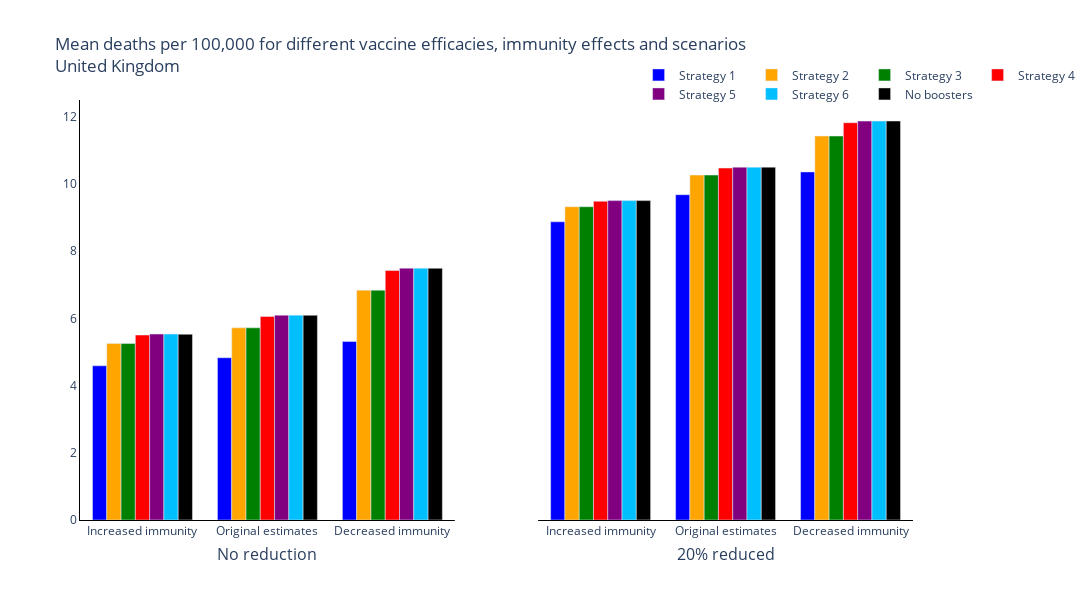
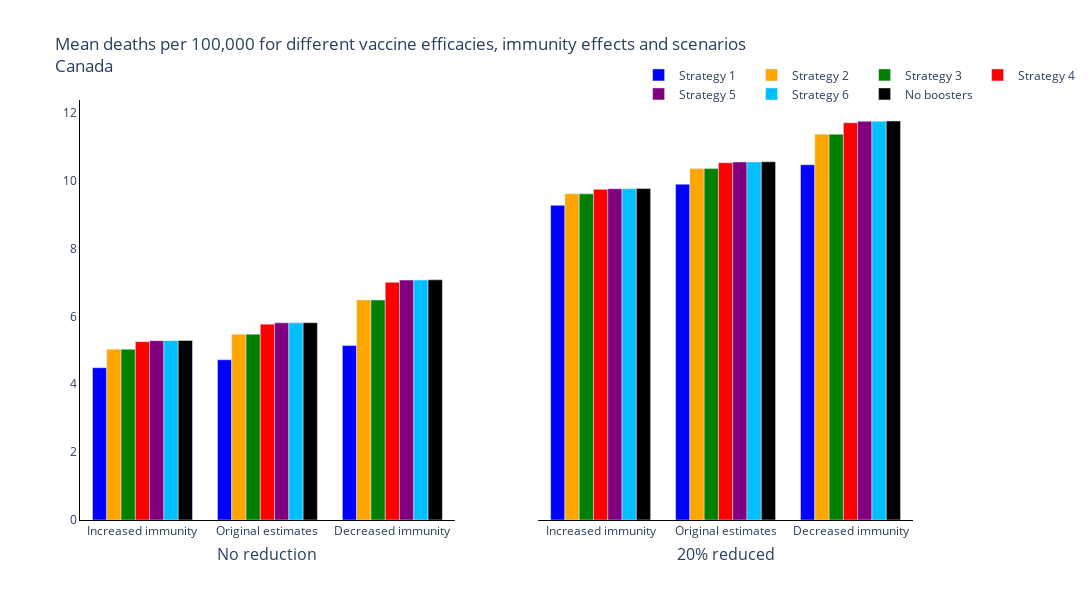
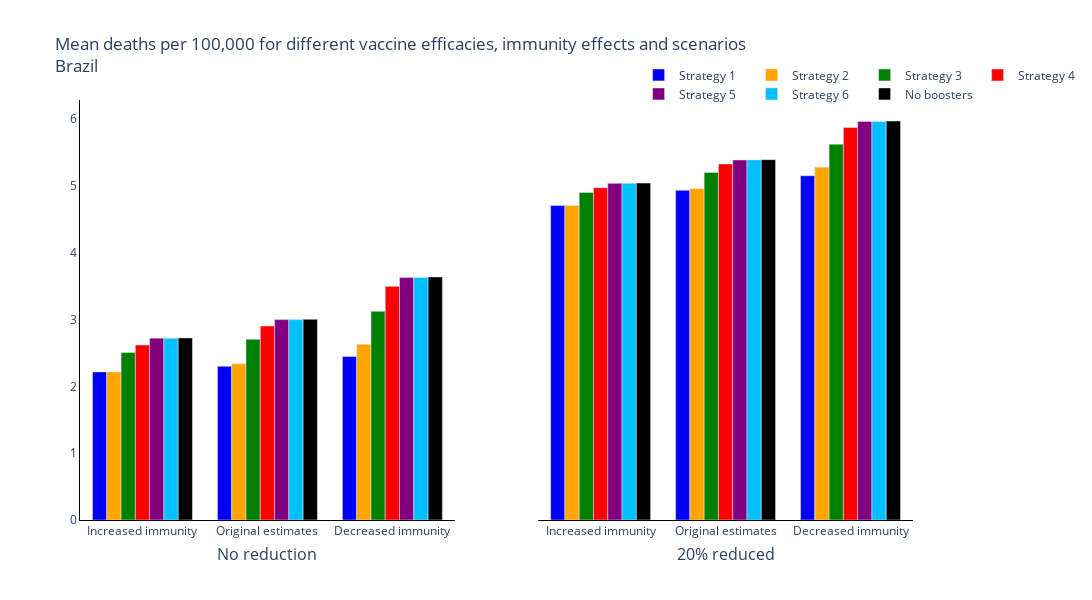
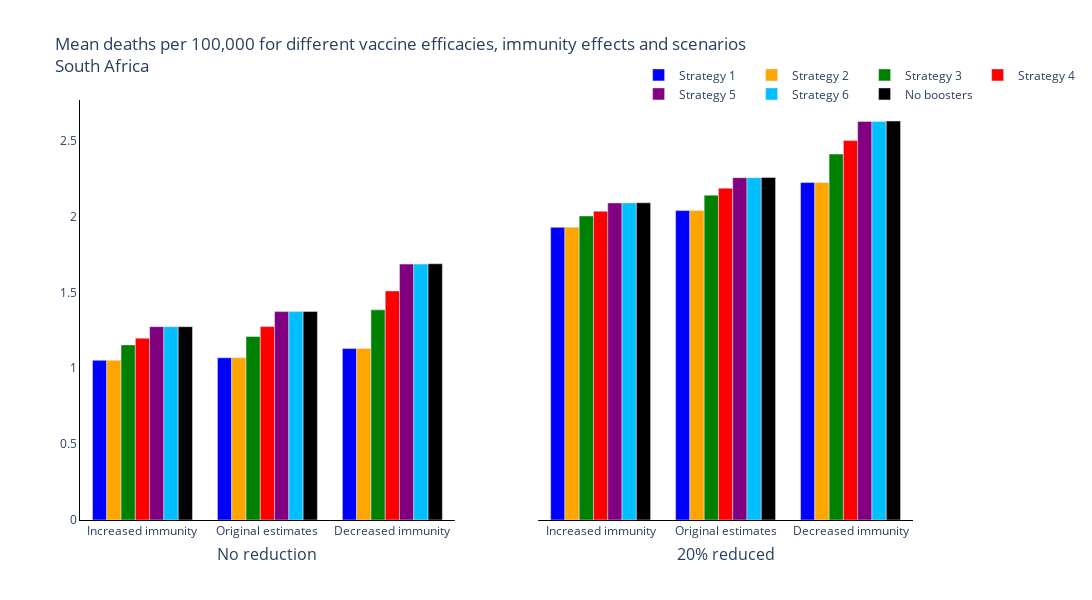

Here is the notebook cell these charts were saved with, in order:
### Code cell
new_colours = ['blue', 'orange', 'green', 'red', 'purple', 'deepskyblue', 'black']

trace_name = ['Strategy {}'.format(s+1) for s, scenario in enumerate(scenario_names[:-1])] + [scenario_names[-1]]

for r, reg in enumerate(regions):
    fig = go.Figure()
    fig = make_subplots(
        rows=1, cols=len(changes_vaccine), shared_yaxes=True,
        subplot_titles=tuple('{:.0f}% reduced'.format(100 * change_vacc) if change_vacc!=0 else 'No reduction' for change_vacc in changes_vaccine))
    # Plot for each region
    for cv, change_vacc in enumerate(changes_vaccine):
        if cv == 0:
            for s, scenario in enumerate(scenario_names):
                fig.add_trace(
                    go.Bar(
                        y=[np.sum(total_new_deaths_mean[r][cv, ss-1, s, :]) for ss in new_seroprevalance_scenarios_indeces],
                        x=['{}<br>'.format(sero_scen) for sero_scen in new_seroprevalance_scenarios],
                        name=trace_name[s],
                        marker_color=new_colours[s]
                    ),
                    row=1,
                    col=cv+1
                )

        else:
            for s, scenario in enumerate(scenario_names):
                fig.add_trace(
                    go.Bar(
                        y=[np.sum(total_new_deaths_mean[r][cv, ss-1, s, :]) for ss in new_seroprevalance_scenarios_indeces],
                        x=['{}<br>'.format(sero_scen) for sero_scen in new_seroprevalance_scenarios],
                        name=trace_name[s],
                        marker_color=new_colours[s],
                        showlegend=False,
                    ),
                    row=1,
                    col=cv+1
                )

    # Add axis labels
    fig.update_layout(
        boxmode='group',
        title='Mean deaths per 100,000 for different vaccine efficacies, immunity effects and scenarios<br>{}'.format(reg),
        width=1100,
        height=600,
        plot_bgcolor='white',
        xaxis=dict(linecolor='black'),
        yaxis=dict(linecolor='black'),
        xaxis2=dict(linecolor='black'),
        yaxis2=dict(visible=False),
        hovermode='x unified',
        legend=dict(
                orientation="h",
                yanchor="bottom",
                y=0.98,
                xanchor="right",
                x=1.2
            )
        )
    
    for annotation in fig['layout']['annotations']: 
        annotation['yanchor']='top'
        annotation['y']=-0.05
        annotation['yref']='paper'

    fig.write_image('images/report4_variant_adapted_vaccine/Deaths per Scenario and Vaccine Type {}.pdf'.format(reg))
    fig.show()

### Figure 1 — Plotly figure (JSON) as saved in the notebook; plotly's stock layout.template omitted (floating-point values rounded to 4 significant figures)
{"data": [{"marker": {"color": "blue"}, "name": "Strategy 1", "type": "bar", "x": ["Increased immunity<br>", "Original estimates<br>", "Decreased immunity<br>"], "xaxis": "x", "y": [4.589, 4.828, 5.312], "yaxis": "y"}, {"marker": {"color": "orange"}, "name": "Strategy 2", "type": "bar", "x": ["Increased immunity<br>", "Original estimates<br>", "Decreased immunity<br>"], "xaxis": "x", "y": [5.25, 5.719, 6.838], "yaxis": "y"}, {"marker": {"color": "green"}, "name": "Strategy 3", "type": "bar", "x": ["Increased immunity<br>", "Original estimates<br>", "Decreased immunity<br>"], "xaxis": "x", "y": [5.25, 5.719, 6.838], "yaxis": "y"}, {"marker": {"color": "red"}, "name": "Strategy 4", "type": "bar", "x": ["Increased immunity<br>", "Original estimates<br>", "Decreased immunity<br>"], "xaxis": "x", "y": [5.503, 6.055, 7.424], "yaxis": "y"}, {"marker": {"color": "purple"}, "name": "Strategy 5", "type": "bar", "x": ["Increased immunity<br>", "Original estimates<br>", "Decreased immunity<br>"], "xaxis": "x", "y": [5.533, 6.095, 7.493], "yaxis": "y"}, {"marker": {"color": "deepskyblue"}, "name": "Strategy 6", "type": "bar", "x": ["Increased immunity<br>", "Original estimates<br>", "Decreased immunity<br>"], "xaxis": "x", "y": [5.533, 6.095, 7.493], "yaxis": "y"}, {"marker": {"color": "black"}, "name": "No boosters", "type": "bar", "x": ["Increased immunity<br>", "Original estimates<br>", "Decreased immunity<br>"], "xaxis": "x", "y": [5.528, 6.092, 7.491], "yaxis": "y"}, {"marker": {"color": "blue"}, "name": "Strategy 1", "showlegend": false, "type": "bar", "x": ["Increased immunity<br>", "Original estimates<br>", "Decreased immunity<br>"], "xaxis": "x2", "y": [8.874, 9.68, 10.36], "yaxis": "y2"}, {"marker": {"color": "orange"}, "name": "Strategy 2", "showlegend": false, "type": "bar", "x": ["Increased immunity<br>", "Original estimates<br>", "Decreased immunity<br>"], "xaxis": "x2", "y": [9.322, 10.26, 11.43], "yaxis": "y2"}, {"marker": {"color": "green"}, "name": "Strategy 3", "showlegend": false, "type": "bar", "x": ["Increased immunity<br>", "Original estimates<br>", "Decreased immunity<br>"], "xaxis": "x2", "y": [9.322, 10.26, 11.43], "yaxis": "y2"}, {"marker": {"color": "red"}, "name": "Strategy 4", "showlegend": false, "type": "bar", "x": ["Increased immunity<br>", "Original estimates<br>", "Decreased immunity<br>"], "xaxis": "x2", "y": [9.484, 10.47, 11.82], "yaxis": "y2"}, {"marker": {"color": "purple"}, "name": "Strategy 5", "showlegend": false, "type": "bar", "x": ["Increased immunity<br>", "Original estimates<br>", "Decreased immunity<br>"], "xaxis": "x2", "y": [9.504, 10.5, 11.87], "yaxis": "y2"}, {"marker": {"color": "deepskyblue"}, "name": "Strategy 6", "showlegend": false, "type": "bar", "x": ["Increased immunity<br>", "Original estimates<br>", "Decreased immunity<br>"], "xaxis": "x2", "y": [9.504, 10.5, 11.87], "yaxis": "y2"}, {"marker": {"color": "black"}, "name": "No boosters", "showlegend": false, "type": "bar", "x": ["Increased immunity<br>", "Original estimates<br>", "Decreased immunity<br>"], "xaxis": "x2", "y": [9.504, 10.5, 11.87], "yaxis": "y2"}], "layout": {"annotations": [{"font": {"size": 16}, "showarrow": false, "text": "No reduction", "x": 0.225, "xanchor": "center", "xref": "paper", "y": -0.05, "yanchor": "top", "yref": "paper"}, {"font": {"size": 16}, "showarrow": false, "text": "20% reduced", "x": 0.775, "xanchor": "center", "xref": "paper", "y": -0.05, "yanchor": "top", "yref": "paper"}], "boxmode": "group", "height": 600, "hovermode": "x unified", "legend": {"orientation": "h", "x": 1.2, "xanchor": "right", "y": 0.98, "yanchor": "bottom"}, "plot_bgcolor": "white", "title": {"text": "Mean deaths per 100,000 for different vaccine efficacies, immunity effects and scenarios<br>United Kingdom"}, "width": 1100, "xaxis": {"anchor": "y", "domain": [0, 0.45], "linecolor": "black"}, "xaxis2": {"anchor": "y2", "domain": [0.55, 1], "linecolor": "black"}, "yaxis": {"anchor": "x", "domain": [0, 1], "linecolor": "black"}, "yaxis2": {"anchor": "x2", "domain": [0, 1], "matches": "y", "showticklabels": false, "visible": false}}}

### Figure 2 — Plotly figure (JSON) as saved in the notebook; plotly's stock layout.template omitted (floating-point values rounded to 4 significant figures)
{"data": [{"marker": {"color": "blue"}, "name": "Strategy 1", "type": "bar", "x": ["Increased immunity<br>", "Original estimates<br>", "Decreased immunity<br>"], "xaxis": "x", "y": [4.488, 4.722, 5.14], "yaxis": "y"}, {"marker": {"color": "orange"}, "name": "Strategy 2", "type": "bar", "x": ["Increased immunity<br>", "Original estimates<br>", "Decreased immunity<br>"], "xaxis": "x", "y": [5.03, 5.475, 6.484], "yaxis": "y"}, {"marker": {"color": "green"}, "name": "Strategy 3", "type": "bar", "x": ["Increased immunity<br>", "Original estimates<br>", "Decreased immunity<br>"], "xaxis": "x", "y": [5.03, 5.475, 6.484], "yaxis": "y"}, {"marker": {"color": "red"}, "name": "Strategy 4", "type": "bar", "x": ["Increased immunity<br>", "Original estimates<br>", "Decreased immunity<br>"], "xaxis": "x", "y": [5.256, 5.771, 7.004], "yaxis": "y"}, {"marker": {"color": "purple"}, "name": "Strategy 5", "type": "bar", "x": ["Increased immunity<br>", "Original estimates<br>", "Decreased immunity<br>"], "xaxis": "x", "y": [5.286, 5.809, 7.07], "yaxis": "y"}, {"marker": {"color": "deepskyblue"}, "name": "Strategy 6", "type": "bar", "x": ["Increased immunity<br>", "Original estimates<br>", "Decreased immunity<br>"], "xaxis": "x", "y": [5.286, 5.809, 7.07], "yaxis": "y"}, {"marker": {"color": "black"}, "name": "No boosters", "type": "bar", "x": ["Increased immunity<br>", "Original estimates<br>", "Decreased immunity<br>"], "xaxis": "x", "y": [5.29, 5.814, 7.077], "yaxis": "y"}, {"marker": {"color": "blue"}, "name": "Strategy 1", "showlegend": false, "type": "bar", "x": ["Increased immunity<br>", "Original estimates<br>", "Decreased immunity<br>"], "xaxis": "x2", "y": [9.271, 9.893, 10.47], "yaxis": "y2"}, {"marker": {"color": "orange"}, "name": "Strategy 2", "showlegend": false, "type": "bar", "x": ["Increased immunity<br>", "Original estimates<br>", "Decreased immunity<br>"], "xaxis": "x2", "y": [9.61, 10.35, 11.37], "yaxis": "y2"}, {"marker": {"color": "green"}, "name": "Strategy 3", "showlegend": false, "type": "bar", "x": ["Increased immunity<br>", "Original estimates<br>", "Decreased immunity<br>"], "xaxis": "x2", "y": [9.61, 10.35, 11.37], "yaxis": "y2"}, {"marker": {"color": "red"}, "name": "Strategy 4", "showlegend": false, "type": "bar", "x": ["Increased immunity<br>", "Original estimates<br>", "Decreased immunity<br>"], "xaxis": "x2", "y": [9.743, 10.53, 11.71], "yaxis": "y2"}, {"marker": {"color": "purple"}, "name": "Strategy 5", "showlegend": false, "type": "bar", "x": ["Increased immunity<br>", "Original estimates<br>", "Decreased immunity<br>"], "xaxis": "x2", "y": [9.761, 10.55, 11.75], "yaxis": "y2"}, {"marker": {"color": "deepskyblue"}, "name": "Strategy 6", "showlegend": false, "type": "bar", "x": ["Increased immunity<br>", "Original estimates<br>", "Decreased immunity<br>"], "xaxis": "x2", "y": [9.761, 10.55, 11.75], "yaxis": "y2"}, {"marker": {"color": "black"}, "name": "No boosters", "showlegend": false, "type": "bar", "x": ["Increased immunity<br>", "Original estimates<br>", "Decreased immunity<br>"], "xaxis": "x2", "y": [9.766, 10.55, 11.76], "yaxis": "y2"}], "layout": {"annotations": [{"font": {"size": 16}, "showarrow": false, "text": "No reduction", "x": 0.225, "xanchor": "center", "xref": "paper", "y": -0.05, "yanchor": "top", "yref": "paper"}, {"font": {"size": 16}, "showarrow": false, "text": "20% reduced", "x": 0.775, "xanchor": "center", "xref": "paper", "y": -0.05, "yanchor": "top", "yref": "paper"}], "boxmode": "group", "height": 600, "hovermode": "x unified", "legend": {"orientation": "h", "x": 1.2, "xanchor": "right", "y": 0.98, "yanchor": "bottom"}, "plot_bgcolor": "white", "title": {"text": "Mean deaths per 100,000 for different vaccine efficacies, immunity effects and scenarios<br>Canada"}, "width": 1100, "xaxis": {"anchor": "y", "domain": [0, 0.45], "linecolor": "black"}, "xaxis2": {"anchor": "y2", "domain": [0.55, 1], "linecolor": "black"}, "yaxis": {"anchor": "x", "domain": [0, 1], "linecolor": "black"}, "yaxis2": {"anchor": "x2", "domain": [0, 1], "matches": "y", "showticklabels": false, "visible": false}}}

### Figure 3 — Plotly figure (JSON) as saved in the notebook; plotly's stock layout.template omitted (floating-point values rounded to 4 significant figures)
{"data": [{"marker": {"color": "blue"}, "name": "Strategy 1", "type": "bar", "x": ["Increased immunity<br>", "Original estimates<br>", "Decreased immunity<br>"], "xaxis": "x", "y": [2.216, 2.3, 2.446], "yaxis": "y"}, {"marker": {"color": "orange"}, "name": "Strategy 2", "type": "bar", "x": ["Increased immunity<br>", "Original estimates<br>", "Decreased immunity<br>"], "xaxis": "x", "y": [2.216, 2.337, 2.63], "yaxis": "y"}, {"marker": {"color": "green"}, "name": "Strategy 3", "type": "bar", "x": ["Increased immunity<br>", "Original estimates<br>", "Decreased immunity<br>"], "xaxis": "x", "y": [2.507, 2.703, 3.123], "yaxis": "y"}, {"marker": {"color": "red"}, "name": "Strategy 4", "type": "bar", "x": ["Increased immunity<br>", "Original estimates<br>", "Decreased immunity<br>"], "xaxis": "x", "y": [2.618, 2.902, 3.497], "yaxis": "y"}, {"marker": {"color": "purple"}, "name": "Strategy 5", "type": "bar", "x": ["Increased immunity<br>", "Original estimates<br>", "Decreased immunity<br>"], "xaxis": "x", "y": [2.721, 2.998, 3.629], "yaxis": "y"}, {"marker": {"color": "deepskyblue"}, "name": "Strategy 6", "type": "bar", "x": ["Increased immunity<br>", "Original estimates<br>", "Decreased immunity<br>"], "xaxis": "x", "y": [2.721, 2.998, 3.629], "yaxis": "y"}, {"marker": {"color": "black"}, "name": "No boosters", "type": "bar", "x": ["Increased immunity<br>", "Original estimates<br>", "Decreased immunity<br>"], "xaxis": "x", "y": [2.725, 3.002, 3.636], "yaxis": "y"}, {"marker": {"color": "blue"}, "name": "Strategy 1", "showlegend": false, "type": "bar", "x": ["Increased immunity<br>", "Original estimates<br>", "Decreased immunity<br>"], "xaxis": "x2", "y": [4.704, 4.933, 5.15], "yaxis": "y2"}, {"marker": {"color": "orange"}, "name": "Strategy 2", "showlegend": false, "type": "bar", "x": ["Increased immunity<br>", "Original estimates<br>", "Decreased immunity<br>"], "xaxis": "x2", "y": [4.704, 4.957, 5.279], "yaxis": "y2"}, {"marker": {"color": "green"}, "name": "Strategy 3", "showlegend": false, "type": "bar", "x": ["Increased immunity<br>", "Original estimates<br>", "Decreased immunity<br>"], "xaxis": "x2", "y": [4.9, 5.201, 5.623], "yaxis": "y2"}, {"marker": {"color": "red"}, "name": "Strategy 4", "showlegend": false, "type": "bar", "x": ["Increased immunity<br>", "Original estimates<br>", "Decreased immunity<br>"], "xaxis": "x2", "y": [4.971, 5.326, 5.874], "yaxis": "y2"}, {"marker": {"color": "purple"}, "name": "Strategy 5", "showlegend": false, "type": "bar", "x": ["Increased immunity<br>", "Original estimates<br>", "Decreased immunity<br>"], "xaxis": "x2", "y": [5.037, 5.387, 5.964], "yaxis": "y2"}, {"marker": {"color": "deepskyblue"}, "name": "Strategy 6", "showlegend": false, "type": "bar", "x": ["Increased immunity<br>", "Original estimates<br>", "Decreased immunity<br>"], "xaxis": "x2", "y": [5.037, 5.387, 5.964], "yaxis": "y2"}, {"marker": {"color": "black"}, "name": "No boosters", "showlegend": false, "type": "bar", "x": ["Increased immunity<br>", "Original estimates<br>", "Decreased immunity<br>"], "xaxis": "x2", "y": [5.04, 5.391, 5.97], "yaxis": "y2"}], "layout": {"annotations": [{"font": {"size": 16}, "showarrow": false, "text": "No reduction", "x": 0.225, "xanchor": "center", "xref": "paper", "y": -0.05, "yanchor": "top", "yref": "paper"}, {"font": {"size": 16}, "showarrow": false, "text": "20% reduced", "x": 0.775, "xanchor": "center", "xref": "paper", "y": -0.05, "yanchor": "top", "yref": "paper"}], "boxmode": "group", "height": 600, "hovermode": "x unified", "legend": {"orientation": "h", "x": 1.2, "xanchor": "right", "y": 0.98, "yanchor": "bottom"}, "plot_bgcolor": "white", "title": {"text": "Mean deaths per 100,000 for different vaccine efficacies, immunity effects and scenarios<br>Brazil"}, "width": 1100, "xaxis": {"anchor": "y", "domain": [0, 0.45], "linecolor": "black"}, "xaxis2": {"anchor": "y2", "domain": [0.55, 1], "linecolor": "black"}, "yaxis": {"anchor": "x", "domain": [0, 1], "linecolor": "black"}, "yaxis2": {"anchor": "x2", "domain": [0, 1], "matches": "y", "showticklabels": false, "visible": false}}}

### Figure 4 — Plotly figure (JSON) as saved in the notebook; plotly's stock layout.template omitted (floating-point values rounded to 4 significant figures)
{"data": [{"marker": {"color": "blue"}, "name": "Strategy 1", "type": "bar", "x": ["Increased immunity<br>", "Original estimates<br>", "Decreased immunity<br>"], "xaxis": "x", "y": [1.052, 1.069, 1.13], "yaxis": "y"}, {"marker": {"color": "orange"}, "name": "Strategy 2", "type": "bar", "x": ["Increased immunity<br>", "Original estimates<br>", "Decreased immunity<br>"], "xaxis": "x", "y": [1.052, 1.069, 1.13], "yaxis": "y"}, {"marker": {"color": "green"}, "name": "Strategy 3", "type": "bar", "x": ["Increased immunity<br>", "Original estimates<br>", "Decreased immunity<br>"], "xaxis": "x", "y": [1.154, 1.209, 1.384], "yaxis": "y"}, {"marker": {"color": "red"}, "name": "Strategy 4", "type": "bar", "x": ["Increased immunity<br>", "Original estimates<br>", "Decreased immunity<br>"], "xaxis": "x", "y": [1.197, 1.274, 1.509], "yaxis": "y"}, {"marker": {"color": "purple"}, "name": "Strategy 5", "type": "bar", "x": ["Increased immunity<br>", "Original estimates<br>", "Decreased immunity<br>"], "xaxis": "x", "y": [1.274, 1.373, 1.686], "yaxis": "y"}, {"marker": {"color": "deepskyblue"}, "name": "Strategy 6", "type": "bar", "x": ["Increased immunity<br>", "Original estimates<br>", "Decreased immunity<br>"], "xaxis": "x", "y": [1.274, 1.373, 1.686], "yaxis": "y"}, {"marker": {"color": "black"}, "name": "No boosters", "type": "bar", "x": ["Increased immunity<br>", "Original estimates<br>", "Decreased immunity<br>"], "xaxis": "x", "y": [1.273, 1.373, 1.688], "yaxis": "y"}, {"marker": {"color": "blue"}, "name": "Strategy 1", "showlegend": false, "type": "bar", "x": ["Increased immunity<br>", "Original estimates<br>", "Decreased immunity<br>"], "xaxis": "x2", "y": [1.928, 2.038, 2.223], "yaxis": "y2"}, {"marker": {"color": "orange"}, "name": "Strategy 2", "showlegend": false, "type": "bar", "x": ["Increased immunity<br>", "Original estimates<br>", "Decreased immunity<br>"], "xaxis": "x2", "y": [1.928, 2.038, 2.223], "yaxis": "y2"}, {"marker": {"color": "green"}, "name": "Strategy 3", "showlegend": false, "type": "bar", "x": ["Increased immunity<br>", "Original estimates<br>", "Decreased immunity<br>"], "xaxis": "x2", "y": [2.003, 2.14, 2.41], "yaxis": "y2"}, {"marker": {"color": "red"}, "name": "Strategy 4", "showlegend": false, "type": "bar", "x": ["Increased immunity<br>", "Original estimates<br>", "Decreased immunity<br>"], "xaxis": "x2", "y": [2.034, 2.186, 2.499], "yaxis": "y2"}, {"marker": {"color": "purple"}, "name": "Strategy 5", "showlegend": false, "type": "bar", "x": ["Increased immunity<br>", "Original estimates<br>", "Decreased immunity<br>"], "xaxis": "x2", "y": [2.089, 2.255, 2.626], "yaxis": "y2"}, {"marker": {"color": "deepskyblue"}, "name": "Strategy 6", "showlegend": false, "type": "bar", "x": ["Increased immunity<br>", "Original estimates<br>", "Decreased immunity<br>"], "xaxis": "x2", "y": [2.089, 2.255, 2.626], "yaxis": "y2"}, {"marker": {"color": "black"}, "name": "No boosters", "showlegend": false, "type": "bar", "x": ["Increased immunity<br>", "Original estimates<br>", "Decreased immunity<br>"], "xaxis": "x2", "y": [2.09, 2.256, 2.629], "yaxis": "y2"}], "layout": {"annotations": [{"font": {"size": 16}, "showarrow": false, "text": "No reduction", "x": 0.225, "xanchor": "center", "xref": "paper", "y": -0.05, "yanchor": "top", "yref": "paper"}, {"font": {"size": 16}, "showarrow": false, "text": "20% reduced", "x": 0.775, "xanchor": "center", "xref": "paper", "y": -0.05, "yanchor": "top", "yref": "paper"}], "boxmode": "group", "height": 600, "hovermode": "x unified", "legend": {"orientation": "h", "x": 1.2, "xanchor": "right", "y": 0.98, "yanchor": "bottom"}, "plot_bgcolor": "white", "title": {"text": "Mean deaths per 100,000 for different vaccine efficacies, immunity effects and scenarios<br>South Africa"}, "width": 1100, "xaxis": {"anchor": "y", "domain": [0, 0.45], "linecolor": "black"}, "xaxis2": {"anchor": "y2", "domain": [0.55, 1], "linecolor": "black"}, "yaxis": {"anchor": "x", "domain": [0, 1], "linecolor": "black"}, "yaxis2": {"anchor": "x2", "domain": [0, 1], "matches": "y", "showticklabels": false, "visible": false}}}
